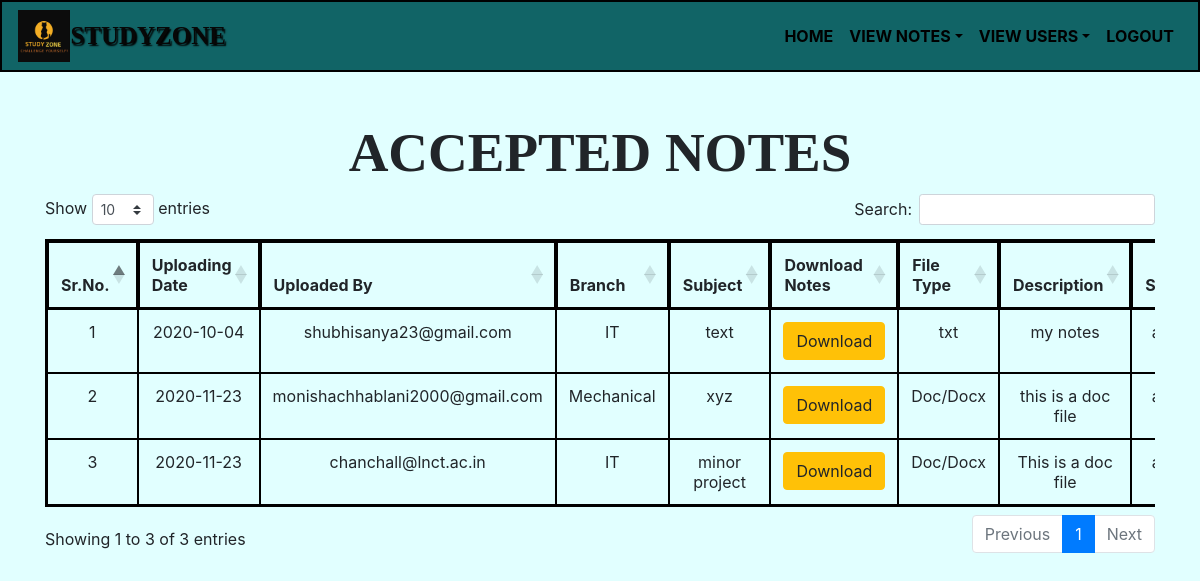
Page /accepted_notes (signed in) on the committed database.
### notes/models.py (models this page shows, shortened)
class Notes(models.Model):
    user=models.ForeignKey(User,on_delete=models.CASCADE)
    uploadingdate=models.CharField(max_length=30)
    branch=models.CharField(max_length=30)
    subject=models.CharField(max_length=30)
    notesfile=models.FileField(null=True)
    filetype=models.CharField(max_length=30)
    description=models.CharField(max_length=200,null=True)
    status=models.CharField(max_length=15)

### notes/views.py (the view)
# urls.py: path('accepted_notes', accepted_notes , name='accepted_notes'),
def accepted_notes(request):
    if not request.user.is_authenticated:
        return redirect('login_admin')
    notes = Notes.objects.filter(status="accept")
    d = {'notes': notes}
    return render(request, 'accepted_notes.html', d)

### notes/templates/accepted_notes.html (shortened to what this page needs)
{% extends 'admin_nav.html' %}
{% block body %}
{% load static%}
<link rel="stylesheet" href="https://cdnjs.cloudflare.com/ajax/libs/twitter-bootstrap/4.5.2/css/bootstrap.css">
<link rel="stylesheet" href="https://cdn.datatables.net/1.10.22/css/dataTables.bootstrap4.min.css">
<body id="bodycss">
    <div class="container mt-5">
        <h2 class="text-center" style="font-family: 'Times New Roman', Times, serif; font-size: 55px;"><b>ACCEPTED
                NOTES</b></h2>
        <div class="accepted_table">
        <table class="table table-bordered" id="example" style="border: 2px solid black;">
            <thead>
                <tr style="text-align: center;">
                    <th style="border: 2px solid black;">Sr.No.</th>
                    <th style="border: 2px solid black;">Uploading Date</th>
                    <th style="border: 2px solid black;">Uploaded By</th>
                    <th style="border: 2px solid black;">Branch</th>
                    <th style="border: 2px solid black;">Subject</th>
                    <th style="border: 2px solid black;">Download Notes</th>
                    <th style="border: 2px solid black;">File Type</th>
                    <th style="border: 2px solid black;">Description</th>
                    <th style="border: 2px solid black;">Status</th>
                </tr>
            </thead>
            <tbody>
                {% for i in notes %}
                <tr style="text-align: center;">
                    <td style="border: 1px solid black;">{{forloop.counter}}</td>
                    <td style="border: 1px solid black;">{{i.uploadingdate}}</td>
                    <td style="border: 1px solid black;">{{i.user.username}}</td>
                    <td style="border: 1px solid black;">{{i.branch}}</td>
                    <td style="border: 1px solid black;">{{i.subject}}</td>
                    <td style="border: 1px solid black;"><a class="btn btn-warning" href="{{i.notesfile.url}}" download>Download</a></td>
                    <td style="border: 1px solid black;">{{i.filetype}}</td>
                    <td style="border: 1px solid black;">{{i.description}}</td>
                    <td style="border: 1px solid black;">{{i.status}}</td>
                </tr>
                {% endfor %}
            </tbody>
        </table>
    </div>
    </div>
</body>
{% endblock %}

### notes/templates/accepted_notes.html (style rules this page uses)
#bodycss { background-color: rgb(225, 255, 255); }
.accepted_table { overflow: auto; }

### rows in the picture
Notes: uploadingdate "2020-10-04", user.username "shubhisanya23@gmail.com", branch "IT", subject "text", filetype "txt", description "my notes"
Notes: uploadingdate "2020-11-23", user.username "monishachhablani2000@gmail.com", branch "Mechanical", subject "xyz", filetype "Doc/Docx", description "this is a doc file"
Notes: uploadingdate "2020-11-23", user.username "chanchall@lnct.ac.in", branch "IT", subject "minor project", filetype "Doc/Docx", description "This is a doc file"
